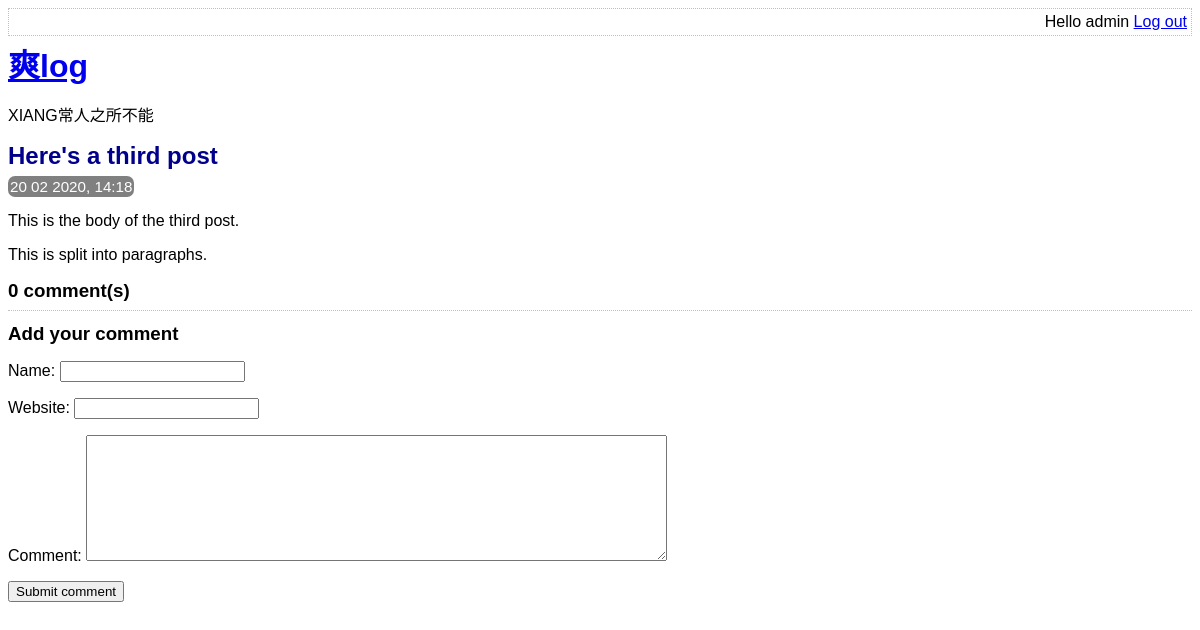
The app's page /view_post.php?post_id=3 (signed in) with its own data.
### tables this page shows
CREATE TABLE post (
    id INTEGER PRIMARY KEY AUTOINCREMENT NOT NULL,
    title VARCHAR NOT NULL,
    body VARCHAR NOT NULL,
    user_id INTEGER NOT NULL,
    created_at VARCHAR NOT NULL,
    updated_at VARCHAR,
    FOREIGN KEY (user_id) REFERENCES user(id)
);

### lib/view_post.php (called while the page is built, shortened)
<?php
function getPostRow(PDO $pdo, $post_id)
{
    $stmt = $pdo->prepare('SELECT title, created_at, body FROM post WHERE id = :id');
    $result = $stmt->execute(array('id' => $post_id,));
    $row = $stmt->fetch(PDO::FETCH_ASSOC);
    return $row;
}

### view_post.php (the view, shortened to what this page needs)
<?php
require_once 'lib/common.php';
require_once 'lib/view_post.php';
if (isset($_GET['post_id'])) {
    $post_id = $_GET['post_id'];
} else {
    $post_id = 0;
}
$pdo = getPDO();
$row = getPostRow($pdo, $post_id);
?>
<!DOCTYPE html>
<html>
    <head>
        <?php require 'templates/head.php' ?>
    </head>
    <body>
        <?php require 'templates/title.php' ?>
        <div class="post">
            <h2>
                <?php echo htmlEscape($row['title']) ?>
            </h2>
            <div class="date">
                <?php echo convertSqlDate($row['created_at']) ?>
            </div>
            <?php
            echo convertNewlinesToParagraphs($row['body']) ?>
        </div>
        <div class="comment-list">
            <h3><?php echo countCommentsForPost($pdo, $post_id) ?> comment(s)</h3>
        </div>
        <?php require 'templates/comment_form.php' ?>
    </body>
</html>

### lib/common.php (shortened to what this page needs)
<?php
function htmlEscape($html)
{
    return htmlspecialchars($html, ENT_HTML5, 'UTF-8');
}
function convertSqlDate($sqlDate)
{
    $date = DateTime::createFromFormat('Y-m-d H:i:s', $sqlDate);
    return $date->format('d m Y, H:i');
}
function convertNewlinesToParagraphs($text)
{
    $escaped = htmlEscape($text);
    return '<p>' . str_replace("\n", "</p><p>", $escaped . "</p>");
}
function countCommentsForPost(PDO $pdo, $post_id)
{
    $sql = "SELECT COUNT(*) c FROM comment WHERE post_id = :post_id";
    $stmt = $pdo->prepare($sql);
    $stmt->execute(array('post_id' => $post_id,));
    return (int)$stmt->fetchColumn();
}

### assets/main.css (style rules this page uses)
h1, h2, h3 { margin-top: 0; margin-bottom: 8px; }
body { font-family: sans-serif; }
.post-synopsis h2, .post h2 { color: darkblue; }
.post .date, .post-synopsis .meta { color: white; background-color: grey; border-radius: 7px; padding: 2px; display: inline; font-size: 0.95em; }
.comment-list { border-bottom: 1px dotted silver; margin-bottom: 12px; }

### records on screen
post: title "Here's a third post", created_at "20 02 2020, 14:18", body "This is the body of the third post. This is split into paragraphs."

### other values on screen
htmlEscape(getAuthUser()) "admin"
countCommentsForPost($pdo, $post_id) "0"
